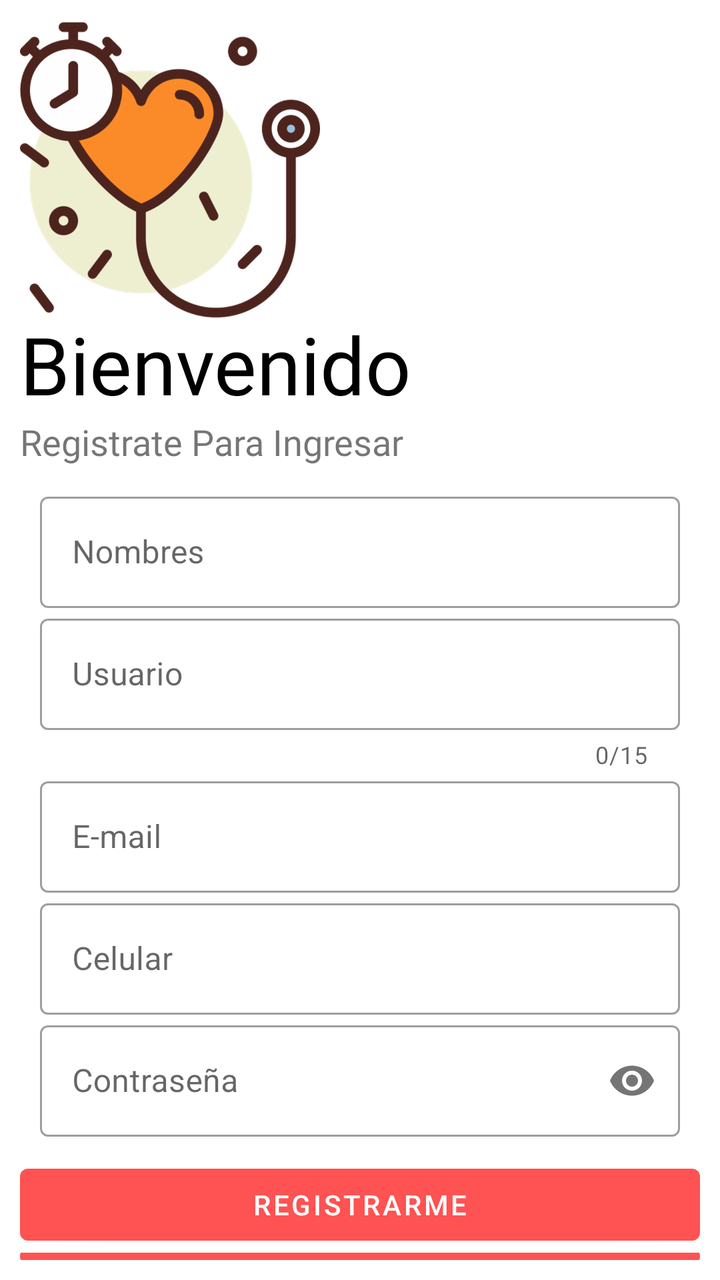
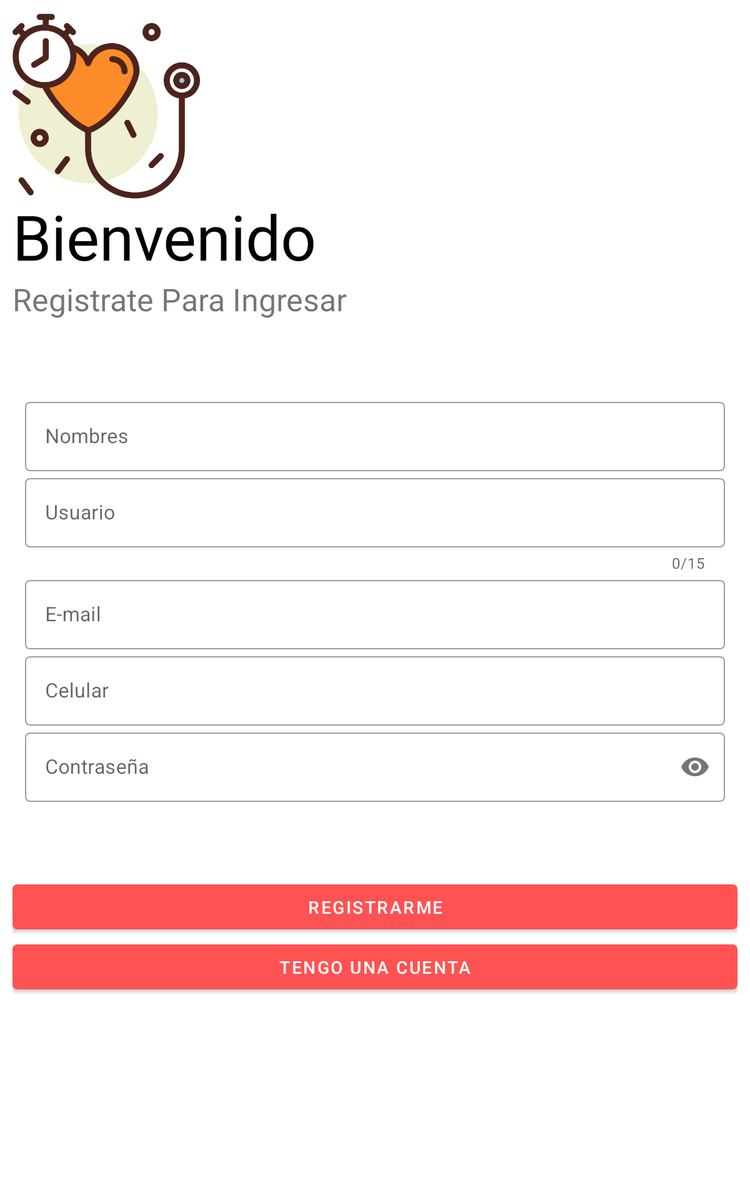

The same Android screen from two of the app's own layout files: first res/layout/ as a phone draws it, then the repository's variant for another configuration, drawn on a device whose configuration selects that folder. Both files follow.
<!-- AndroidManifest.xml: application theme myapp -->
<!-- res/layout/activity_sing_up.xml -->
<?xml version="1.0" encoding="utf-8"?>
<LinearLayout xmlns:android="http://schemas.android.com/apk/res/android"
    xmlns:app="http://schemas.android.com/apk/res-auto"
    xmlns:tools="http://schemas.android.com/tools"
    android:layout_width="match_parent"
    android:orientation="vertical"
    android:layout_height="match_parent"
    tools:context=".SingUp"
    android:padding="10dp"
    android:background="#fff">
    <ImageView
        android:layout_width="150dp"
        android:layout_height="150dp"
        android:contentDescription="@string/descripcion"
        android:transitionName="logo_image"
        android:src="@drawable/icono"
       />
    <TextView
        android:layout_width="wrap_content"
        android:layout_height="wrap_content"
        android:text="@string/bienvenida"
        android:textSize="40sp"
        android:fontFamily="@font/fredoka_one"
        android:transitionName="logo_text"
        android:layout_marginTop="-5sp"
        android:textColor="#000"/>
    <TextView
        android:layout_width="wrap_content"
        android:layout_height="wrap_content"
        android:text="@string/contenido"
        android:transitionName="logo_desc"
        android:textSize="18sp"
        android:fontFamily="@font/antic"/>
    <LinearLayout
        android:padding="10dp"
        android:layout_width="match_parent"
        android:layout_height="wrap_content"
        android:transitionName="username_tran"
        android:orientation="vertical">
        <com.google.android.material.textfield.TextInputLayout
        android:layout_width="match_parent"
        android:layout_height="wrap_content"
        android:hint="@string/hint_nombres"
        style="@style/Widget.MaterialComponents.TextInputLayout.OutlinedBox">
        <com.google.android.material.textfield.TextInputEditText
            android:id="@+id/reg_nombres"
            android:layout_width="match_parent"
            android:layout_height="wrap_content"
            android:inputType="text"/>
    </com.google.android.material.textfield.TextInputLayout>
        <com.google.android.material.textfield.TextInputLayout
            android:id="@+id/reg_usuario"
            android:layout_width="match_parent"
            android:layout_height="wrap_content"
            android:transitionName="username_tran"
            android:hint="@string/hint_usuario"
            app:counterEnabled="true"
            app:counterMaxLength="15"
            style="@style/Widget.MaterialComponents.TextInputLayout.OutlinedBox">
            <com.google.android.material.textfield.TextInputEditText
                android:layout_width="match_parent"
                android:layout_height="wrap_content"
                android:inputType="text" />
        </com.google.android.material.textfield.TextInputLayout>
        <com.google.android.material.textfield.TextInputLayout
            android:id="@+id/reg_email"
            android:layout_width="match_parent"
            android:transitionName="password_tran"
            android:layout_height="wrap_content"
            android:hint="@string/hint_email"
            style="@style/Widget.MaterialComponents.TextInputLayout.OutlinedBox">
            <com.google.android.material.textfield.TextInputEditText
                android:layout_width="match_parent"
                android:layout_height="wrap_content"
                android:inputType="textEmailAddress" />
        </com.google.android.material.textfield.TextInputLayout>
        <com.google.android.material.textfield.TextInputLayout
            android:id="@+id/reg_celular"
            android:transitionName="password_tran"
            android:layout_width="match_parent"
            android:layout_height="wrap_content"
            android:hint="@string/hint_Celular"
            style="@style/Widget.MaterialComponents.TextInputLayout.OutlinedBox">
            <com.google.android.material.textfield.TextInputEditText
                android:layout_width="match_parent"
                android:layout_height="wrap_content"
                android:inputType="number"/>
        </com.google.android.material.textfield.TextInputLayout>
        <com.google.android.material.textfield.TextInputLayout
            android:id="@+id/reg_contrasena"
            android:transitionName="password_tran"
            android:layout_width="match_parent"
            android:layout_height="wrap_content"
            android:hint="@string/hint_contraseña"
            app:passwordToggleEnabled="true"
            style="@style/Widget.MaterialComponents.TextInputLayout.OutlinedBox">
            <com.google.android.material.textfield.TextInputEditText
                android:layout_width="match_parent"
                android:layout_height="wrap_content"
                android:inputType="textPassword" />
        </com.google.android.material.textfield.TextInputLayout>
    </LinearLayout>
    <com.google.android.material.button.MaterialButton
        android:layout_width="match_parent"
        android:layout_height="wrap_content"
        android:transitionName="button_tran"
        android:text="@string/go"/>
    <Button
        android:id="@+id/btn_tengo_cuenta"
        android:layout_width="match_parent"
        android:layout_height="wrap_content"
        android:text="@string/tengoCuenta"
        android:transitionName="login_singup_tran"
        style="@style/Botones"/>




</LinearLayout>
<!-- resources referenced by this layout -->
<resources>
  <!-- drawable icono: png bitmap (drawable-hdpi, 48109 bytes) -->
  <string name="bienvenida">Bienvenido</string>
  <string name="contenido">Registrate Para Ingresar</string>
  <string name="descripcion">Mi Salud logo</string>
  <string name="go">Registrarme</string>
  <string name="hint_Celular">Celular</string>
  <string name="hint_email">E-mail</string>
  <string name="hint_nombres">Nombres</string>
  <string name="hint_usuario">Usuario</string>
  <string name="tengoCuenta">Tengo una Cuenta</string>
  <style name="myapp" parent="Theme.MaterialComponents.Light.NoActionBar">
          
          <item name="colorPrimary">#FF5252</item>
          <item name="colorPrimaryDark">#B30021</item>
          <item name="colorAccent">@color/colorAccent</item>
      </style>
</resources>
<!-- res/layout-large/activity_sing_up.xml (the repository's variant of the layout above) -->
<!-- drawn on a 7-inch tablet held upright -->
<?xml version="1.0" encoding="utf-8"?>
<LinearLayout xmlns:android="http://schemas.android.com/apk/res/android"
    xmlns:app="http://schemas.android.com/apk/res-auto"
    xmlns:tools="http://schemas.android.com/tools"
    android:layout_width="match_parent"
    android:id="@+id/linearLayout"
    android:orientation="vertical"
    android:layout_height="match_parent"
    tools:context=".SingUp"
    android:padding="10dp"
    android:background="#fff">
    <ImageView
        android:layout_width="150dp"
        android:layout_height="150dp"
        android:contentDescription="@string/descripcion"
        android:transitionName="logo_image"
        android:src="@drawable/icono"
       />
    <TextView
        android:layout_width="wrap_content"
        android:layout_height="wrap_content"
        android:text="@string/bienvenida"
        android:textSize="50sp"
        android:fontFamily="@font/fredoka_one"
        android:transitionName="logo_text"
        android:layout_marginTop="-5sp"
        android:textColor="#000"/>
    <TextView
        android:layout_width="wrap_content"
        android:layout_height="wrap_content"
        android:text="@string/contenido"
        android:transitionName="logo_desc"
        android:textSize="25sp"
        android:fontFamily="@font/antic"/>
    <LinearLayout
        android:padding="10dp"
        android:layout_width="match_parent"
        android:layout_height="wrap_content"
        android:transitionName="username_tran"
        android:layout_marginTop="50dp"
        android:layout_marginBottom="50dp"
        android:orientation="vertical">
        <com.google.android.material.textfield.TextInputLayout
        android:layout_width="match_parent"
        android:id="@+id/reg_nombres"
        android:layout_height="wrap_content"
        android:hint="@string/hint_nombres"
        style="@style/Widget.MaterialComponents.TextInputLayout.OutlinedBox">
        <com.google.android.material.textfield.TextInputEditText
            android:layout_width="match_parent"
            android:layout_height="wrap_content"
            android:inputType="text"/>
    </com.google.android.material.textfield.TextInputLayout>
        <com.google.android.material.textfield.TextInputLayout
            android:id="@+id/reg_usuario"
            android:layout_width="match_parent"
            android:layout_height="wrap_content"
            android:transitionName="username_tran"
            android:hint="@string/hint_usuario"
            app:counterEnabled="true"
            app:counterMaxLength="15"
            style="@style/Widget.MaterialComponents.TextInputLayout.OutlinedBox">
            <com.google.android.material.textfield.TextInputEditText
                android:layout_width="match_parent"
                android:layout_height="wrap_content"
                android:inputType="text" />
        </com.google.android.material.textfield.TextInputLayout>
        <com.google.android.material.textfield.TextInputLayout
            android:id="@+id/reg_email"
            android:layout_width="match_parent"
            android:transitionName="password_tran"
            android:layout_height="wrap_content"
            android:hint="@string/hint_email"
            style="@style/Widget.MaterialComponents.TextInputLayout.OutlinedBox">
            <com.google.android.material.textfield.TextInputEditText
                android:layout_width="match_parent"
                android:layout_height="wrap_content"
                android:inputType="textEmailAddress" />
        </com.google.android.material.textfield.TextInputLayout>
        <com.google.android.material.textfield.TextInputLayout
            android:id="@+id/reg_celular"
            android:transitionName="password_tran"
            android:layout_width="match_parent"
            android:layout_height="wrap_content"
            android:hint="@string/hint_Celular"
            style="@style/Widget.MaterialComponents.TextInputLayout.OutlinedBox">
            <com.google.android.material.textfield.TextInputEditText
                android:layout_width="match_parent"
                android:layout_height="wrap_content"
                android:inputType="number"/>
        </com.google.android.material.textfield.TextInputLayout>
        <com.google.android.material.textfield.TextInputLayout
            android:id="@+id/reg_contrasena"
            android:transitionName="password_tran"
            android:layout_width="match_parent"
            android:layout_height="wrap_content"
            android:hint="@string/hint_contraseña"
            app:passwordToggleEnabled="true"
            style="@style/Widget.MaterialComponents.TextInputLayout.OutlinedBox">
            <com.google.android.material.textfield.TextInputEditText
                android:layout_width="match_parent"
                android:layout_height="wrap_content"
                android:inputType="textPassword" />
        </com.google.android.material.textfield.TextInputLayout>
    </LinearLayout>

    <Button
        android:id="@+id/btn_registro"
        android:layout_width="match_parent"
        android:layout_height="wrap_content"
        android:onClick="registroUsuario"
        android:text="@string/go"
        android:transitionName="button_tran" />
    <Button
        android:id="@+id/btn_tengo_cuenta"
        android:layout_width="match_parent"
        android:layout_height="wrap_content"
        android:text="@string/tengoCuenta"
        android:transitionName="login_singup_tran"
        style="@style/Botones"/>




</LinearLayout>
